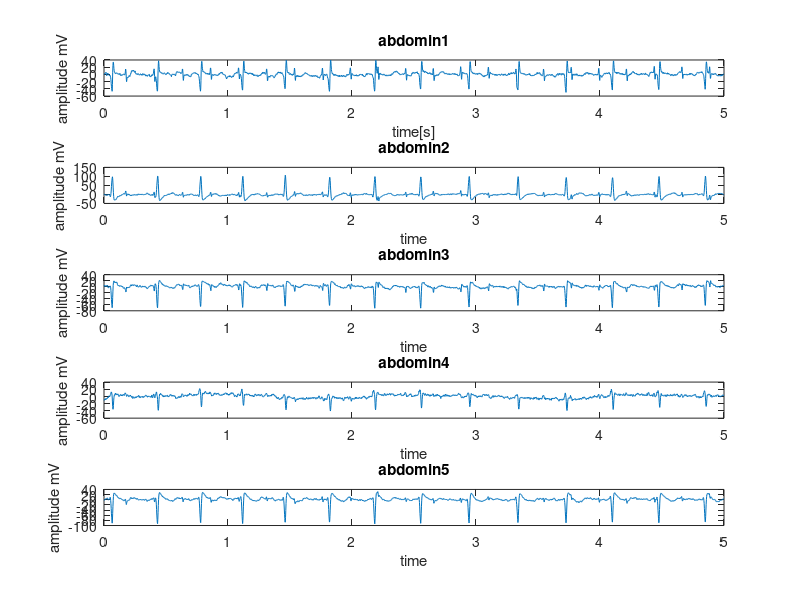
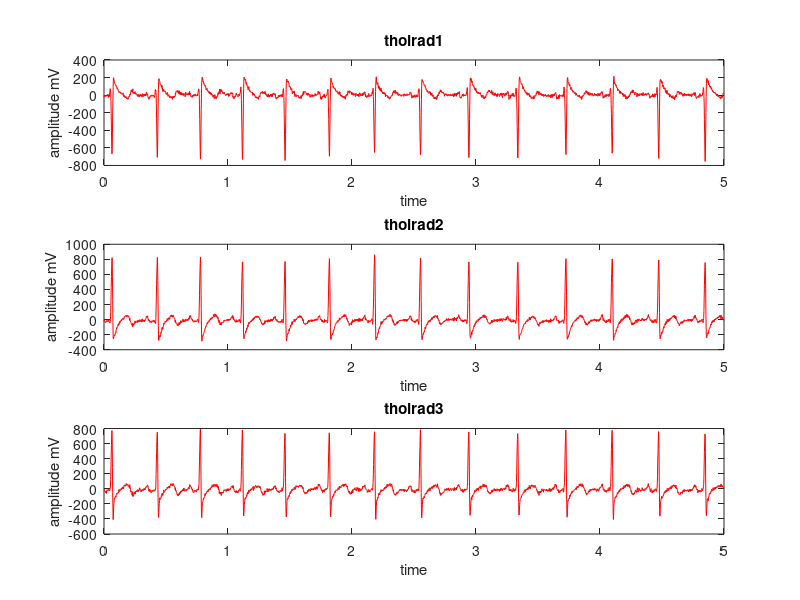

The MATLAB source for these figures, in order: (Note: this script raises an error after producing the figures.)
% MATLAB code for MISO system
clc;
clear all;
close all;
load('foetal_ecg.dat');
x=foetal_ecg;
% time signal;
timesig=x(:,1);
% abdnomial signals
abdomin1=x(:,2);
abdomin2=x(:,3);
abdomin3=x(:,4);
abdomin4=x(:,5);
abdomin5=x(:,6);
%thoriad signals
thoirad1=x(:,7);
thoirad2=x(:,8);
thoirad3=x(:,9);
figure
subplot(5,1,1);
plot(timesig,abdomin1);
title('abdomin1');
xlabel('time[s]');
ylabel('amplitude mV');
subplot(5,1,2);
plot(timesig,abdomin2);
title('abdomin2');
ylabel('amplitude mV');
xlabel('time');
subplot(5,1,3);
plot(timesig,abdomin3);
title('abdomin3');
xlabel('time');
ylabel('amplitude mV');

subplot(5,1,4);
plot(timesig,abdomin4);
title('abdomin4');
xlabel('time');
ylabel('amplitude mV');
subplot(5,1,5);
plot(timesig,abdomin5);
title('abdomin5');
xlabel('time');
ylabel('amplitude mV');
figure
subplot(3,1,1);
plot(timesig,thoirad1,'r');
title('thoirad1');
xlabel('time');
ylabel('amplitude mV');
subplot(3,1,2);
plot(timesig,thoirad2,'r');
title('thoirad2');
xlabel('time');
ylabel('amplitude mV');
subplot(3,1,3);
plot(timesig,thoirad3,'r');
title('thoirad3');
xlabel('time');
ylabel('amplitude mV');
d=(abdomin1+abdomin2+abdomin3+abdomin4+abdomin5)/5;
a=thoirad1;
a1=thoirad2;
a2=thoirad3;
%% Applying for LMS Algorithm
mue= 0.00000002;
nord=12;
X=convm(a,nord);
X1=convm(a1,nord);
X2=convm(a2,nord);
%Applying LMS algorithm using lms basic function.
[A,A1,A2,E1,y1] = lms1(X,X1,X2,d,mue,nord);

%% Applying for NLMS Algorithm
beta=0.005;
nord=12;
X=convm(a,nord);
X1=convm(a1,nord);
X2=convm(a2,nord);
%Applying NLMS algorithm using lms basic function.
[A,A1,A2,E2,y2] = nlms1(X,X1,X2,d,beta,nord);
%% Applying for LLMS Algorithm
mu=0.0000002;
gammax=0.001;
nord=12;
X=convm(a,nord);
X1=convm(a1,nord);
X2=convm(a2,nord);
%Applying LMS algorithm using llms basic function.
[W,W1,W2,E3,y3] = llms1(X,X1,X2,d,mu,gammax,nord);
%% Plotting signals
% Fetus+mothers signal
figure
subplot(2,1,1)
plot(timesig,d(1:2500),'r-');
hold on;
plot(timesig,d(1:2500),'k--');
hold on;
plot(timesig,d(1:2500),'b:');
hold on;
title('Fetus + Mothers output');
xlabel('time[sec]');
ylabel('Amplitude [mV]');
legend('MISO-LMS','MISO-NLMS','MISO-LLMS')
%% Mothers signal
subplot(2,1,2)
plot(timesig,a(1:2500),'r-');
hold on;
plot(timesig,a(1:2500),'k--');
hold on;
plot(timesig,a(1:2500),'b:');

hold on;
title('Mothers ECG for MISO');
xlabel('time[sec]');
ylabel('Amplitude [mV]');
legend('MISO-LMS','MISO-NLMS','MISO-LLMS');
%% Filter output
figure
subplot(2,1,1)
plot(timesig,y1(1:2500),'r-');
hold on;
plot(timesig,y2(1:2500),'k--');
hold on;
plot(timesig,y3(1:2500),'b:');
hold on;
title('filter output');
xlabel('time[sec]');
ylabel('Amplitude [mV]');
%axis([0 1 -10 10])
legend('MISO-LMS','MISO-NLMS','MISO-LLMS')
%% Fetus signal
subplot(2,1,2)
plot(timesig,E1(1:2500),'r-');
hold on;
plot(timesig,E2(1:2500),'k--');
hold on;
plot(timesig,E3(1:2500),'b:');
hold on;
title('Fetus Output for MISO');
xlabel('time[sec]');
ylabel('Amplitude [mV]');
%axis([0 1 -10 10])
legend('MISO-LMS','MISO-NLMS','MISO-LLMS')
